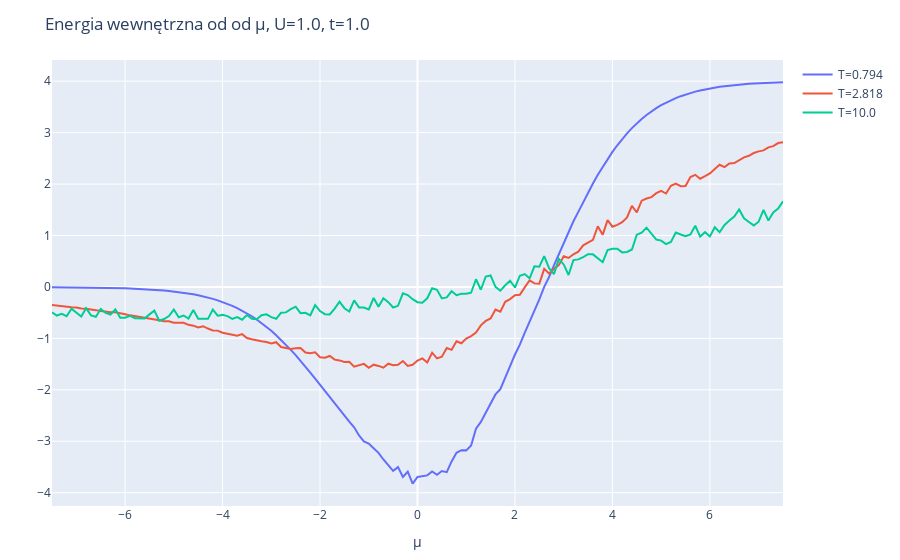

The notebook cell saved with this chart:
### Markdown cell above
Energia wewnętrzna:

### Code cell
y_vals = U_vals

layout = Layout(
    title="Energia wewnętrzna od od μ, U=$U, t=$t",
    xaxis_title="μ",
    yaxis_title="",
)
plot([scatter(x=chem_potentials, y=yval, name="T=$t") for (yval, t) in zip(y_vals, temp_range)], layout)

### Figure 1 — Plotly figure (JSON) as saved in the notebook; plotly's stock layout.template omitted (floating-point values rounded to 4 significant figures; data arrays with more than 128 entries replaced by an {"elided": "..."} marker saying what was removed)
{"data": [{"name": "T=0.794", "type": "scatter", "x": {"elided": "151 float values"}, "y": {"elided": "151 float values"}}, {"name": "T=2.818", "type": "scatter", "x": {"elided": "151 float values"}, "y": {"elided": "151 float values"}}, {"name": "T=10.0", "type": "scatter", "x": {"elided": "151 float values"}, "y": {"elided": "151 float values"}}], "layout": {"margin": {"b": 50, "l": 50, "r": 50, "t": 60}, "title": "Energia wewnętrzna od od μ, U=1.0, t=1.0", "xaxis": {"title": {"text": "μ"}}, "yaxis": {"title": {"text": ""}}}}
